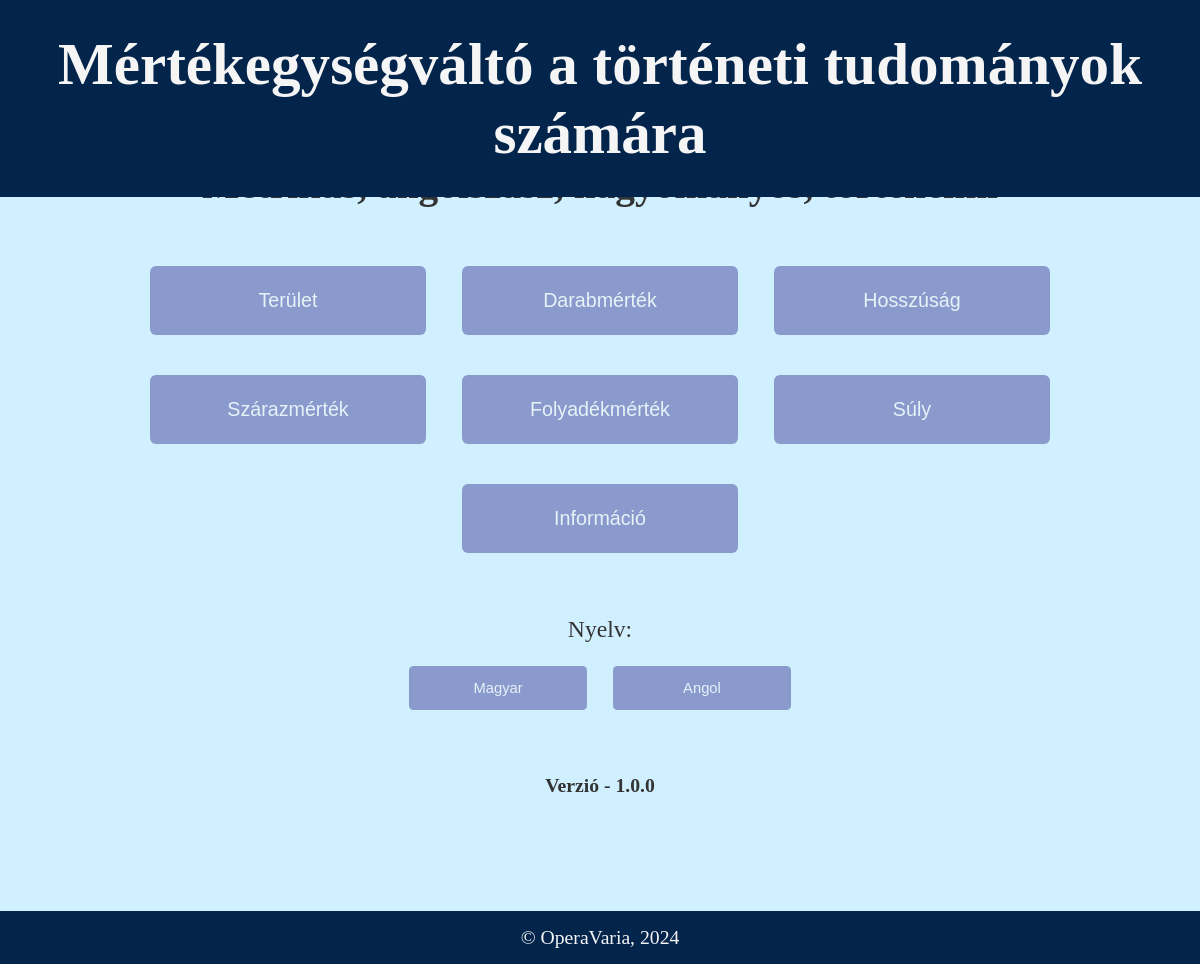
The page / on the database its author committed.
### tables this page shows
CREATE TABLE "cat_list" (
	"cat_raw"	TEXT NOT NULL UNIQUE,
	"cat_eng"	TEXT NOT NULL,
	"cat_hun"	TEXT NOT NULL,
	PRIMARY KEY("cat_raw")
);

### ucw_flask_app.py (the view)
@app.route("/")
def index():
    locale = get_locale()
    cat_dict = cat_dict_setup(locale)
    return render_template("index.html", cat_dict=cat_dict)

### py_backend/fetch_functions.py (called while the page is built)
def fetch_dict(command, param):
    value_dict = {}
    con = sqlite3.connect("database/unit_database.db")
    cur = con.cursor()
    for key, value in cur.execute(command, param):
        value_dict[key] = value
    con.close()
    return value_dict

### py_backend/setup_functions.py (called while the page is built)
def cat_dict_setup(locale):
    if locale == "hu":
        command = "SELECT cat_raw, cat_hun FROM cat_list"
    elif locale == "en":
        command = "SELECT cat_raw, cat_eng FROM cat_list"
    param = ()
    cat_dict = fetch_dict(command, param)
    cat_dict = {key: str.capitalize(cat_dict[key]) for key in cat_dict}
    return cat_dict

### ucw_flask_app.py (called while the page is built)
def get_locale():
    if "locale" in session:
        locale = session["locale"]
    else:
        loc_best = request.accept_languages.best_match(app.config['LANGUAGES'].keys())
        if loc_best is None:
            locale = app.config.get("BABEL_DEFAULT_LOCALE")
        else:
            locale = loc_best
    return locale

### templates/index.html
{% extends "base.html" %}
{% block body %}
<div class="container horizontal margined">
  <div class="item title">
    <h1>{{ _("Metrikus, angolszász, hagyományos, történelmi") }}</h1>
  </div>
  {% for raw, gui in cat_dict.items() %}
  <div class="item one-third">
    <button class="normal" onclick="loadPage('{{raw}}');">{{gui}}</button>
  </div>
  {% endfor %}
  <div class="item full-wide">
    <button class="normal" onclick="loadPage('/about');">{{ _("Információ") }}</button>
  </div>
  <div class="item full-wide">
    <form action="{{ url_for('receive_post') }}" method="post">
      <div class="item">
        <h3 class="label">{{ _("Nyelv") }}:</h3>
      </div>
      <div class="container horizontal">
        <button class="small" name="locale-btn" type="submit" value="hu">{{ _("Magyar") }}</button>
        <button class="small" name="locale-btn" type="submit" value="en">{{ _("Angol") }}</button>
      </div>
    </form>
  </div>
  <div class="item full-wide padded">
    <h4> {{ _("Verzió") }} - 1.0.0</h4>
  </div>
</div>
{% endblock body %}
{% block footer %}
<p class="footer-text">&copy; OperaVaria,&#160;<span id="year-location"></span></p>
{% endblock footer %}

### static/css/style.css (style rules this page uses)
html { color: #333333; font-family: Georgia, serif; font-size: calc(15px + 0.390625vw); text-align: center; }
body { background-attachment: fixed; background-color: #d0efff; background-position: top left; background-repeat: no-repeat; }
* { box-sizing: border-box; margin: 0; padding: 0; }
.container { align-content: center; align-items: center; display: flex; justify-content: center; }
.horizontal { flex-flow: row wrap; gap: 1vh 1vw; }
.margined { margin-bottom: 16vh; margin-top: 16vh; }
.item { padding: 2vh 1vw; }
.title { flex-basis: 100%; margin: 1.5vw; max-width: 80vw; }
.one-third { flex-basis: 25%; }
.full-wide { flex-basis: 100%; }
.padded { padding: 2em; }
.label { font-size: 1.2em; margin: 0.3em; font-weight: normal; }
.footer-text { font-size: 1em; max-width: 80vw; padding: 0.75em; }
button { background-color: #5d63ac; border-radius: 0.3em; border: none; color: #f5f5f5; cursor: pointer; opacity: 0.6; text-align: center; text-decoration: none; transition: 0.4s; }
button.small { font-size: 0.75em; height: 3em; width: 12em; margin: 0 0.5em; }
button.normal { font-size: 1em; height: 3.5em; width: 14em; }

### rows shown on the page
cat_list: cat_hun "Terület"
cat_list: cat_hun "Darabmérték"
cat_list: cat_hun "Hosszúság"
cat_list: cat_hun "Szárazmérték"
cat_list: cat_hun "Folyadékmérték"
cat_list: cat_hun "Súly"
